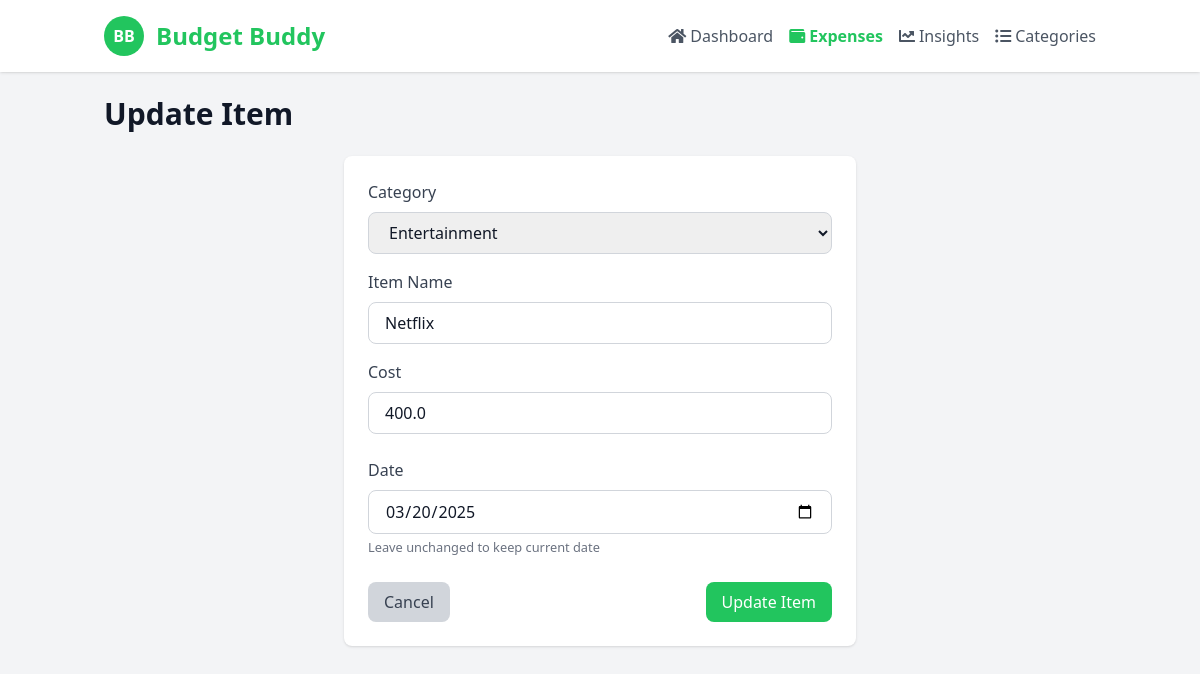
Screenshot of /update/1 with the database file from the repository.
### app.py (models this page shows, shortened)
class Todo(db.Model):
    id = db.Column(db.Integer, primary_key=True)
    item = db.Column(db.String(200), nullable=False)  # Category
    name = db.Column(db.String(200), nullable=False, default="Unnamed Item")  # Item name
    cost = db.Column(db.Float, nullable=False)
    date_created = db.Column(db.DateTime, default=datetime.now)

### app.py (the view)
@app.route('/update/<int:item_id>', methods=['GET', 'POST'])
def update(item_id):
    item = Todo.query.get_or_404(item_id)
    if request.method == 'POST':
        item.item = request.form['item']
        item.name = request.form.get('name', 'Unnamed Item')
        item.cost = float(request.form.get('cost', 0))
        item_date = request.form.get('date')
        if item_date:
            try:
                item.date_created = datetime.strptime(item_date, '%Y-%m-%d')
            except ValueError:
                pass  # Keep original date if format is invalid
        try:
            db.session.commit()
            return redirect('/expenses')
        except sqlalchemy.exc.SQLAlchemyError as e:
            app.logger.error("Database error: %s", e)
            return 'There was an issue updating your item'
    else:
        return render_template('update.html', item=item)

### templates/update.html (shortened to what this page needs)
<!DOCTYPE html>
<html lang="en">
<head>
    <script src="https://cdn.tailwindcss.com"></script>
    <link href="https://cdnjs.cloudflare.com/ajax/libs/font-awesome/5.15.3/css/all.min.css" rel="stylesheet"/>
</head>
<body class="bg-gray-100 text-gray-900">
<header class="bg-white shadow fixed w-full z-10">
    <div class="container mx-auto px-4 py-4 flex justify-between items-center">
        <div class="flex items-center">
            <div class="bg-green-500 text-white rounded-full w-10 h-10 flex items-center justify-center">
                <span class="font-bold">
                    BB
                </span>
            </div>
            <h1 class="ml-3 text-2xl font-bold text-green-500">
                Budget Buddy
            </h1>
        </div>
        <nav class="hidden md:flex space-x-4">
            <a class="text-gray-600 flex items-center" href="/dashboard">
                <i class="fas fa-home mr-1"></i> Dashboard
            </a>
            <a class="text-green-500 font-semibold flex items-center" href="/expenses">
                <i class="fas fa-wallet mr-1"></i> Expenses
            </a>
            <a class="text-gray-600 flex items-center" href="/insights">
                <i class="fas fa-chart-line mr-1"></i> Insights
            </a>
            <a class="text-gray-600 flex items-center" href="/categories">
                <i class="fas fa-list-ul mr-1"></i> Categories
            </a>
        </nav>
    </div>
</header>
<main class="container mx-auto px-4 py-24">
    <h2 class="text-3xl font-bold mb-6">
        Update Item
    </h2>
    <div class="bg-white p-6 rounded-lg shadow max-w-lg mx-auto">
        <form action="/update/{{ item.id }}" method="POST">
            <div class="mb-4">
                <label for="item" class="block text-gray-700 mb-2">Category</label>
                <select name="item" id="item" class="w-full px-4 py-2 border border-gray-300 rounded-lg focus:outline-none focus:ring-2 focus:ring-green-500" required>
                    <option value="Entertainment" {% if item.item == 'Entertainment' %}selected{% endif %}>Entertainment</option>
                </select>
            </div>
            <div class="mb-4">
                <label for="name" class="block text-gray-700 mb-2">Item Name</label>
                <input type="text" name="name" id="name" value="{{ item.name }}"
                    class="w-full px-4 py-2 border border-gray-300 rounded-lg focus:outline-none focus:ring-2 focus:ring-green-500"
                    placeholder="e.g., Rent, Netflix, Groceries" required>
            </div>
            <div class="mb-6">
                <label for="cost" class="block text-gray-700 mb-2">Cost</label>
                <input type="number" name="cost" id="cost" value="{{ item.cost }}"
                    class="w-full px-4 py-2 border border-gray-300 rounded-lg focus:outline-none focus:ring-2 focus:ring-green-500"
                    step="0.01" min="0" required>
            </div>
            <div class="mb-6">
                <label for="date" class="block text-gray-700 mb-2">Date</label>
                <input type="date" name="date" id="date" value="{{ item.date_created.strftime('%Y-%m-%d') }}"
                    class="w-full px-4 py-2 border border-gray-300 rounded-lg focus:outline-none focus:ring-2 focus:ring-green-500">
                <small class="text-gray-500">Leave unchanged to keep current date</small>
            </div>
            <div class="flex justify-between">
                <a href="/expenses" class="px-4 py-2 bg-gray-300 text-gray-700 rounded-lg hover:bg-gray-400 transition-colors">
                    Cancel
                </a>
                <button type="submit" class="px-4 py-2 bg-green-500 text-white rounded-lg hover:bg-green-600 transition-colors">
                    Update Item
                </button>
            </div>
        </form>
    </div>
</main>
</body>
</html>

### rows the page displays
Todo: item "Entertainment", name "Netflix", cost "400.0", date "03/20/2025"
